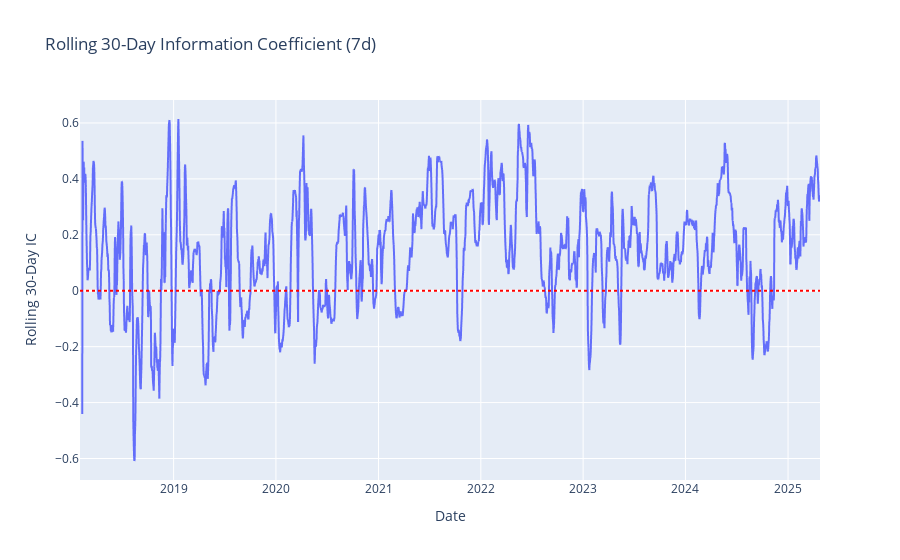

The notebook cell this image was saved under:
### Code cell
plot_rolling_ic(window=30, period='7d')

### Figure 1 — Plotly figure (JSON) as saved in the notebook; plotly's stock layout.template omitted (floating-point values rounded to 4 significant figures; data arrays with more than 128 entries replaced by an {"elided": "..."} marker saying what was removed)
{"data": [{"hovertemplate": "Date=%{x}<br>Rolling 30-Day IC=%{y}<extra></extra>", "legendgroup": "", "line": {"color": "#636efa", "dash": "solid"}, "marker": {"symbol": "circle"}, "mode": "lines", "name": "", "showlegend": false, "type": "scattergl", "x": {"elided": "2641 str values"}, "xaxis": "x", "y": {"elided": "2641 float values"}, "yaxis": "y"}], "layout": {"legend": {"tracegroupgap": 0}, "shapes": [{"line": {"color": "red", "dash": "dot"}, "type": "line", "x0": 0, "x1": 1, "xref": "x domain", "y0": 0, "y1": 0, "yref": "y"}], "title": {"text": "Rolling 30-Day Information Coefficient (7d)"}, "xaxis": {"anchor": "y", "domain": [0, 1], "title": {"text": "Date"}}, "yaxis": {"anchor": "x", "domain": [0, 1], "title": {"text": "Rolling 30-Day IC"}}}}
